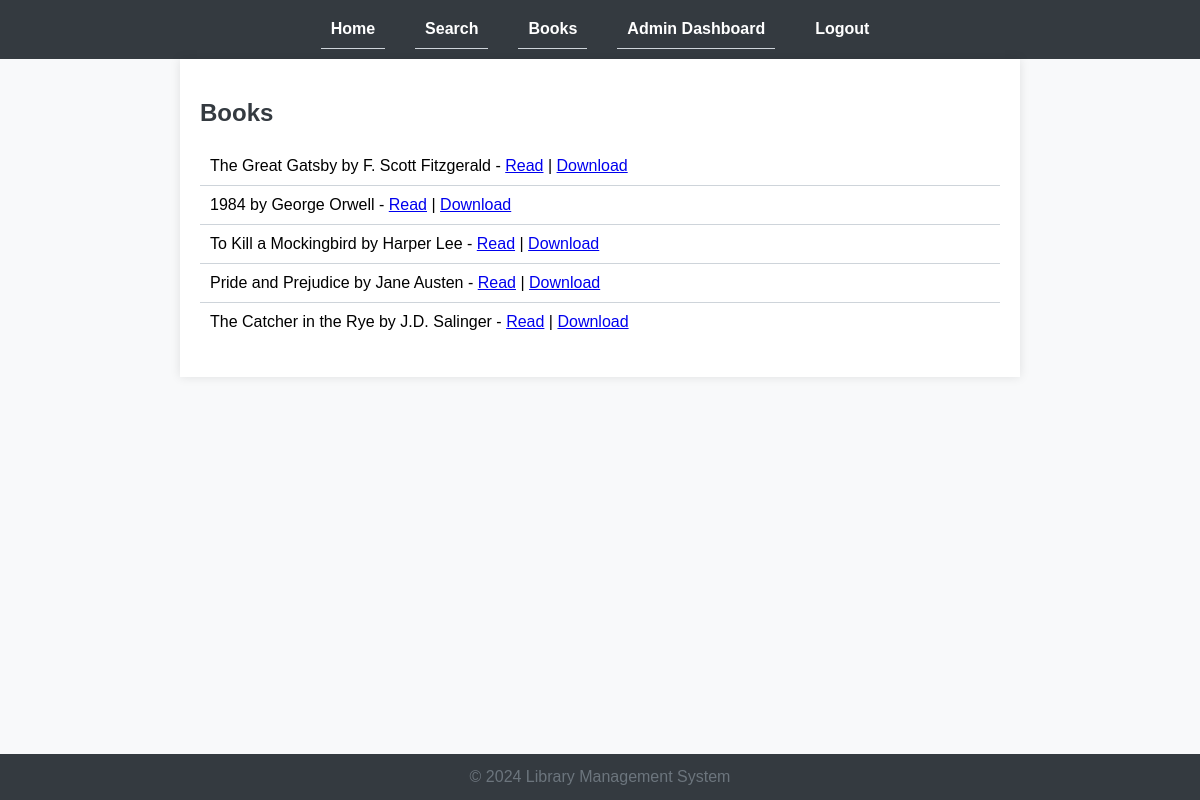
The app's page /books (signed in), older data.
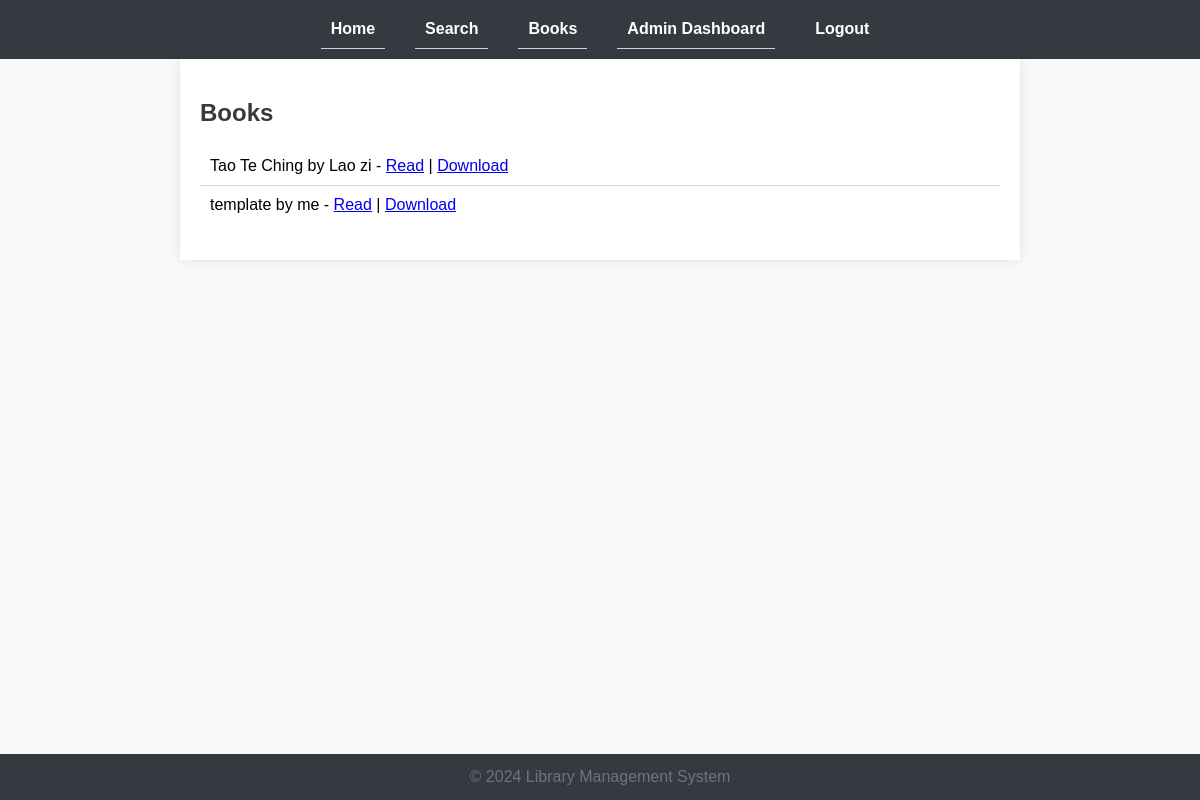
The same page, newer data.
### app/models.py (models this page shows)
class Book(db.Model):
    id = db.Column(db.Integer, primary_key=True)
    title = db.Column(db.String(150), nullable=False)
    author = db.Column(db.String(150), nullable=False)
    file_path = db.Column(db.String(150), nullable=False)

### app/routes.py (the view)
@main.route('/books')
@login_required
def books():
    books = Book.query.all()
    return render_template('books.html', books=books)

### app/templates/books.html (shortened to what this page needs)
{% extends "base.html" %}
{% block content %}
    <h2>Books</h2>
    <ul>
        {% for book in books %}
            <li>{{ book.title }} by {{ book.author }} -
                <a href="{{ url_for('static', filename=book.file_path[7:]) }}" target="_blank">Read</a> |
                <a href="{{ url_for('main.download', filename=book.file_path.split('/')[-1]) }}">Download</a>
            </li>
        {% endfor %}
    </ul>
{% endblock %}

### app/templates/base.html (shortened to what this page needs)
<!DOCTYPE html>
<html lang="en">
<head>
    <link rel="stylesheet" href="{{ url_for('static', filename='css/styles.css') }}">
</head>
<body>
    <header>
        <nav>
            <ul>
                <li><a href="{{ url_for('main.index') }}">Home</a></li>
                {% if 'user_id' not in session %}
                    <li><a href="{{ url_for('main.register') }}">Register</a></li>
                    <li><a href="{{ url_for('main.login') }}">Login</a></li>
                {% else %}
                    <li><a href="{{ url_for('main.search') }}">Search</a></li>
                    <li><a href="{{ url_for('main.books') }}">Books</a></li>
                    {% if session.get('role') == 'admin' %}
                        <li><a href="{{ url_for('main.admin_dashboard') }}">Admin Dashboard</a></li>
                    {% endif %}
                    <li><a href="{{ url_for('main.logout') }}">Logout</a></li>
                {% endif %}
            </ul>
        </nav>
    </header>
    <main>
        {% block content %}{% endblock %}
    </main>
    <footer>
        <p>&copy; 2024 Library Management System</p>
    </footer>
</body>
</html>

### app/static/css/styles.css (style rules this page uses)
body { font-family: Arial, sans-serif; margin: 0; padding: 0; background-color: #f8f9fa; }
header { background-color: #343a40; padding: 10px 0; }
header nav ul { list-style-type: none; margin: 0; padding: 0; display: flex; justify-content: center; }
header nav ul li { margin: 0 15px; }
header nav ul li a { color: #ffffff; text-decoration: none; font-size: 16px; font-weight: bold; }
main { padding: 20px; max-width: 800px; margin: 0 auto; background-color: #ffffff; box-shadow: 0 0 10px rgba(0, 0, 0, 0.1); }
h1, h2 { color: #343a40; }
p { color: #6c757d; line-height: 1.6; }
ul { list-style-type: none; padding: 0; }
ul li { padding: 10px; border-bottom: 1px solid #ced4da; }
ul li:last-child { border-bottom: none; }
footer { background-color: #343a40; color: #ffffff; text-align: center; padding: 10px 0; position: fixed; width: 100%; bottom: 0; }
footer p { margin: 0; }

Row changes from the older to the newer data that the page shows:
removed Book: title "The Great Gatsby", author "F. Scott Fitzgerald"
removed Book: title "1984", author "George Orwell"
removed Book: title "To Kill a Mockingbird", author "Harper Lee"
removed Book: title "Pride and Prejudice", author "Jane Austen"
removed Book: title "The Catcher in the Rye", author "J.D. Salinger"
added Book: title "Tao Te Ching", author "Lao zi"
added Book: title "template", author "me"
